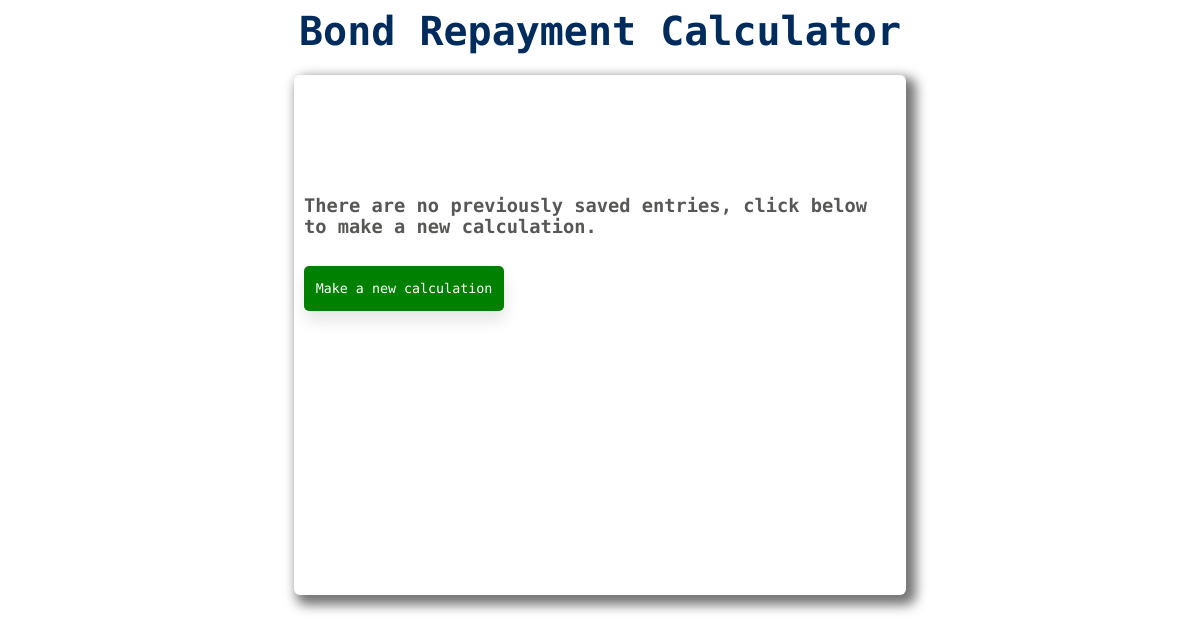
/, run on an earlier commit of the app's database.
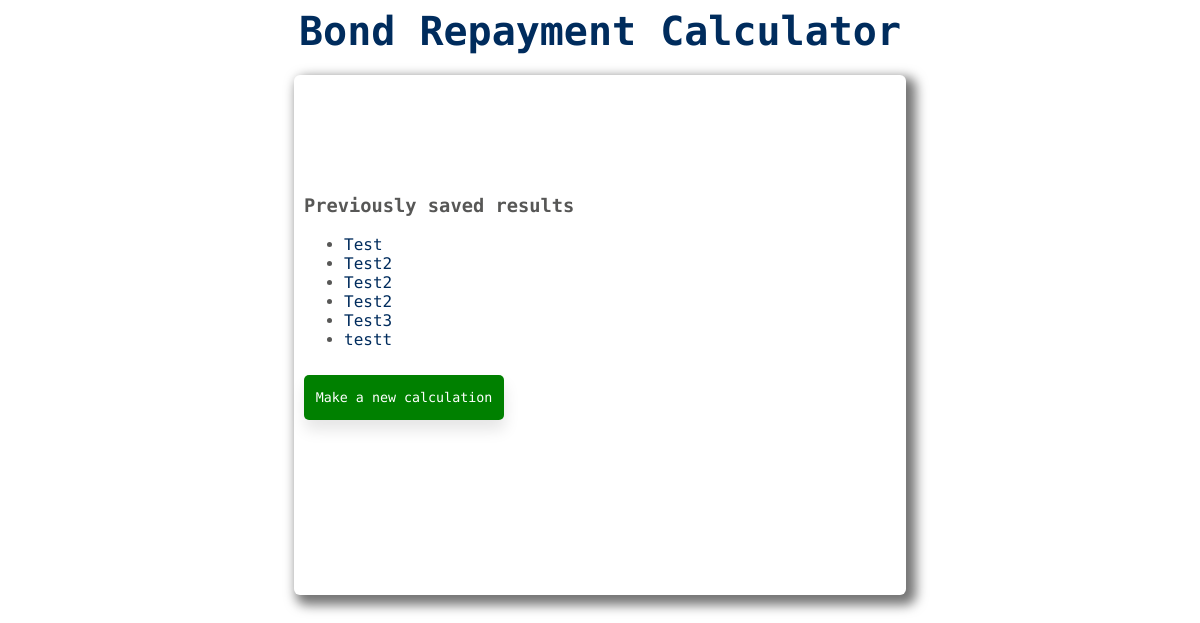
And on a later commit of the database.
### calculator/models.py (models this page shows, shortened)
class Input(models.Model):
    name_to_save = models.CharField(max_length=500, default='Results')
    purchase_price = models.DecimalField(max_digits=19, decimal_places=2, default=100000)
    deposit_paid = models.DecimalField(max_digits=19, decimal_places=2, default=50000)
    bond_term = models.DecimalField(max_digits=19, decimal_places=2, default=2)
    fixed_interest_rate = models.DecimalField(max_digits=19, decimal_places=2, default=0.1)

### calculator/views.py (the view)
# urls.py: path('', views.PrevResults.as_view(), name='index'),
class PrevResults(generic.ListView):
	context_object_name = 'Previous_results'
	template_name = 'calculator/index.html'
	def get_queryset(self):
		return Input.objects.all()

### calculator/templates/calculator/index.html (shortened to what this page needs)
{% load static %}
<link rel="stylesheet" type="text/css" href="{% static 'calculator/index.css' %}">
<div class="center-header">
	<h1><span>Bond Repayment Calculator</span></h1>
</div>
<div class="container">
	<div class="contents">
		{% if Previous_results %}
		<h3>Previously saved results</h3>
		<ul>
			{% for item in Previous_results %}
			<li>
				<a href="{% url 'calculator:show' item.pk %}">{{ item.name_to_save }}</a>
			</li>
			{% endfor %}
		</ul>
		{% else %}
    		<h3>There are no previously saved entries, click below to make a new calculation.</h3>
		{% endif %}
		<form action="{% url 'calculator:inputform' %}" method="post" style="display: inline;">
            <button type="submit" class="btn btn-default btn-sm">Make a new calculation</button>
        </form>
	</div>
</div>

### calculator/static/calculator/index.css (style rules this page uses)
.center-header { text-align: center; }
.container ul li a { text-decoration: none; color: #002c5d; }
h1 span { color: #002c5d; font-weight: 600; font-size: 40px; }
.container { background-color: white; margin-top: 10px; border-radius: 6px; width: 50%; height: 500px; -webkit-box-shadow: 6px 6px 12px 4px rgba(0,0,0,0.55); box-shadow: 6px 6px 12px 4px rgba(0,0,0,0.55); padding: 10px; margin: auto; }
.container .contents { margin-top: 110px; }
.btn { width: 200px; height: 45px; margin-top: 10px; font-family: 'Source Code Pro', monospace; font-weight: 400; color: white; background-color: green; border: none; border-radius: 5px; box-shadow: 1px 10px 15px rgba(0, 0, 0, 0.1); transition: all 0.3s ease 0s; cursor: pointer; }

What changed in the data, as far as the page shows it:
added Input: name_to_save "Test"
added Input: name_to_save "Test2"
added Input: name_to_save "Test2"
added Input: name_to_save "Test2"
added Input: name_to_save "Test3"
added Input: name_to_save "testt"
Also different on the page:
text no longer shown: "There are no previously saved entries, click below to make a new calculation."
text now shown: "Previously saved results"
